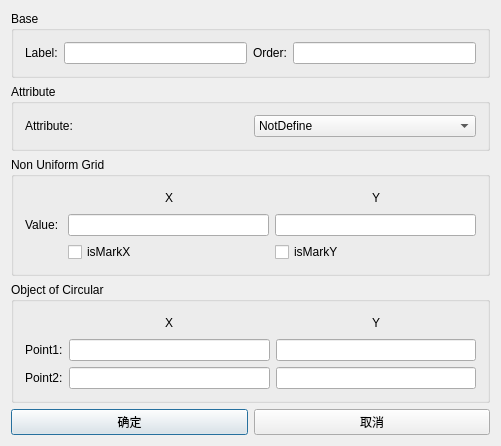
<?xml version="1.0" encoding="UTF-8"?>
<ui version="4.0">
 <class>Dialog</class>
 <widget class="QDialog" name="Dialog">
  <property name="geometry">
   <rect>
    <x>0</x>
    <y>0</y>
    <width>501</width>
    <height>381</height>
   </rect>
  </property>
  <property name="windowTitle">
   <string>Dialog</string>
  </property>
  <layout class="QGridLayout" name="gridLayout_3">
   <item row="0" column="0" colspan="2">
    <widget class="QGroupBox" name="groupBox">
     <property name="title">
      <string>Base</string>
     </property>
     <layout class="QHBoxLayout" name="horizontalLayout">
      <item>
       <widget class="QLabel" name="label">
        <property name="text">
         <string>Label:</string>
        </property>
       </widget>
      </item>
      <item>
       <widget class="QLineEdit" name="le_name"/>
      </item>
      <item>
       <widget class="QLabel" name="label_2">
        <property name="text">
         <string>Order:</string>
        </property>
       </widget>
      </item>
      <item>
       <widget class="QLineEdit" name="le_order"/>
      </item>
     </layout>
    </widget>
   </item>
   <item row="1" column="0" colspan="2">
    <widget class="QGroupBox" name="groupBox_2">
     <property name="title">
      <string>Attribute</string>
     </property>
     <layout class="QGridLayout" name="gridLayout_4">
      <item row="0" column="0">
       <widget class="QLabel" name="label_3">
        <property name="text">
         <string>Attribute:</string>
        </property>
       </widget>
      </item>
      <item row="0" column="1">
       <widget class="QComboBox" name="cb_attribute">
        <item>
         <property name="text">
          <string>NotDefine</string>
         </property>
        </item>
        <item>
         <property name="text">
          <string>Conductor</string>
         </property>
        </item>
        <item>
         <property name="text">
          <string>Custom</string>
         </property>
        </item>
        <item>
         <property name="text">
          <string>Void</string>
         </property>
        </item>
       </widget>
      </item>
      <item row="1" column="0" colspan="2">
       <layout class="QHBoxLayout" name="Layout_custom"/>
      </item>
     </layout>
    </widget>
   </item>
   <item row="2" column="0" colspan="2">
    <widget class="QGroupBox" name="groupBox_3">
     <property name="title">
      <string>Non Uniform Grid</string>
     </property>
     <layout class="QGridLayout" name="gridLayout">
      <item row="0" column="2">
       <widget class="QLabel" name="label_x">
        <property name="text">
         <string>X</string>
        </property>
       </widget>
      </item>
      <item row="1" column="0">
       <widget class="QLabel" name="label_4">
        <property name="text">
         <string>Value: </string>
        </property>
       </widget>
      </item>
      <item row="0" column="1">
       <spacer name="horizontalSpacer_2">
        <property name="orientation">
         <enum>Qt::Horizontal</enum>
        </property>
        <property name="sizeHint" stdset="0">
         <size>
          <width>40</width>
          <height>20</height>
         </size>
        </property>
       </spacer>
      </item>
      <item row="0" column="4">
       <spacer name="horizontalSpacer_3">
        <property name="orientation">
         <enum>Qt::Horizontal</enum>
        </property>
        <property name="sizeHint" stdset="0">
         <size>
          <width>40</width>
          <height>20</height>
         </size>
        </property>
       </spacer>
      </item>
      <item row="0" column="3">
       <spacer name="horizontalSpacer">
        <property name="orientation">
         <enum>Qt::Horizontal</enum>
        </property>
        <property name="sizeHint" stdset="0">
         <size>
          <width>40</width>
          <height>20</height>
         </size>
        </property>
       </spacer>
      </item>
      <item row="1" column="1" colspan="3">
       <widget class="QLineEdit" name="le_markx"/>
      </item>
      <item row="0" column="5">
       <widget class="QLabel" name="label_y">
        <property name="text">
         <string>Y</string>
        </property>
       </widget>
      </item>
      <item row="0" column="6">
       <spacer name="horizontalSpacer_4">
        <property name="orientation">
         <enum>Qt::Horizontal</enum>
        </property>
        <property name="sizeHint" stdset="0">
         <size>
          <width>40</width>
          <height>20</height>
         </size>
        </property>
       </spacer>
      </item>
      <item row="1" column="4" colspan="3">
       <widget class="QLineEdit" name="le_marky"/>
      </item>
      <item row="2" column="1" colspan="3">
       <widget class="QCheckBox" name="checkBox_isMarkX">
        <property name="text">
         <string>isMarkX</string>
        </property>
       </widget>
      </item>
      <item row="2" column="4" colspan="3">
       <widget class="QCheckBox" name="checkBox_isMarkY">
        <property name="text">
         <string>isMarkY</string>
        </property>
       </widget>
      </item>
     </layout>
    </widget>
   </item>
   <item row="3" column="0" colspan="2">
    <widget class="QGroupBox" name="groupBox_4">
     <property name="title">
      <string>Object of Circular</string>
     </property>
     <layout class="QGridLayout" name="gridLayout_2">
      <item row="1" column="0">
       <widget class="QLabel" name="label_7">
        <property name="text">
         <string>Point1:</string>
        </property>
       </widget>
      </item>
      <item row="2" column="0">
       <widget class="QLabel" name="label_8">
        <property name="text">
         <string>Point2:</string>
        </property>
       </widget>
      </item>
      <item row="1" column="4" colspan="3">
       <widget class="QLineEdit" name="le_point1_y"/>
      </item>
      <item row="0" column="2">
       <widget class="QLabel" name="label_9">
        <property name="text">
         <string>X</string>
        </property>
       </widget>
      </item>
      <item row="0" column="5">
       <widget class="QLabel" name="label_10">
        <property name="text">
         <string>Y</string>
        </property>
       </widget>
      </item>
      <item row="0" column="3">
       <spacer name="horizontalSpacer_5">
        <property name="orientation">
         <enum>Qt::Horizontal</enum>
        </property>
        <property name="sizeHint" stdset="0">
         <size>
          <width>40</width>
          <height>20</height>
         </size>
        </property>
       </spacer>
      </item>
      <item row="0" column="6">
       <spacer name="horizontalSpacer_7">
        <property name="orientation">
         <enum>Qt::Horizontal</enum>
        </property>
        <property name="sizeHint" stdset="0">
         <size>
          <width>40</width>
          <height>20</height>
         </size>
        </property>
       </spacer>
      </item>
      <item row="0" column="4">
       <spacer name="horizontalSpacer_6">
        <property name="orientation">
         <enum>Qt::Horizontal</enum>
        </property>
        <property name="sizeHint" stdset="0">
         <size>
          <width>40</width>
          <height>20</height>
         </size>
        </property>
       </spacer>
      </item>
      <item row="0" column="1">
       <spacer name="horizontalSpacer_9">
        <property name="orientation">
         <enum>Qt::Horizontal</enum>
        </property>
        <property name="sizeHint" stdset="0">
         <size>
          <width>40</width>
          <height>20</height>
         </size>
        </property>
       </spacer>
      </item>
      <item row="1" column="1" colspan="3">
       <widget class="QLineEdit" name="le_point1_x"/>
      </item>
      <item row="2" column="1" colspan="3">
       <widget class="QLineEdit" name="le_point2_x"/>
      </item>
      <item row="2" column="4" colspan="3">
       <widget class="QLineEdit" name="le_point2_y"/>
      </item>
     </layout>
    </widget>
   </item>
   <item row="4" column="0">
    <widget class="QPushButton" name="pb_ok">
     <property name="text">
      <string>确定</string>
     </property>
    </widget>
   </item>
   <item row="4" column="1">
    <widget class="QPushButton" name="pb_cancel">
     <property name="text">
      <string>取消</string>
     </property>
    </widget>
   </item>
  </layout>
 </widget>
 <layoutdefault spacing="6" margin="11"/>
 <resources/>
 <connections/>
</ui>
